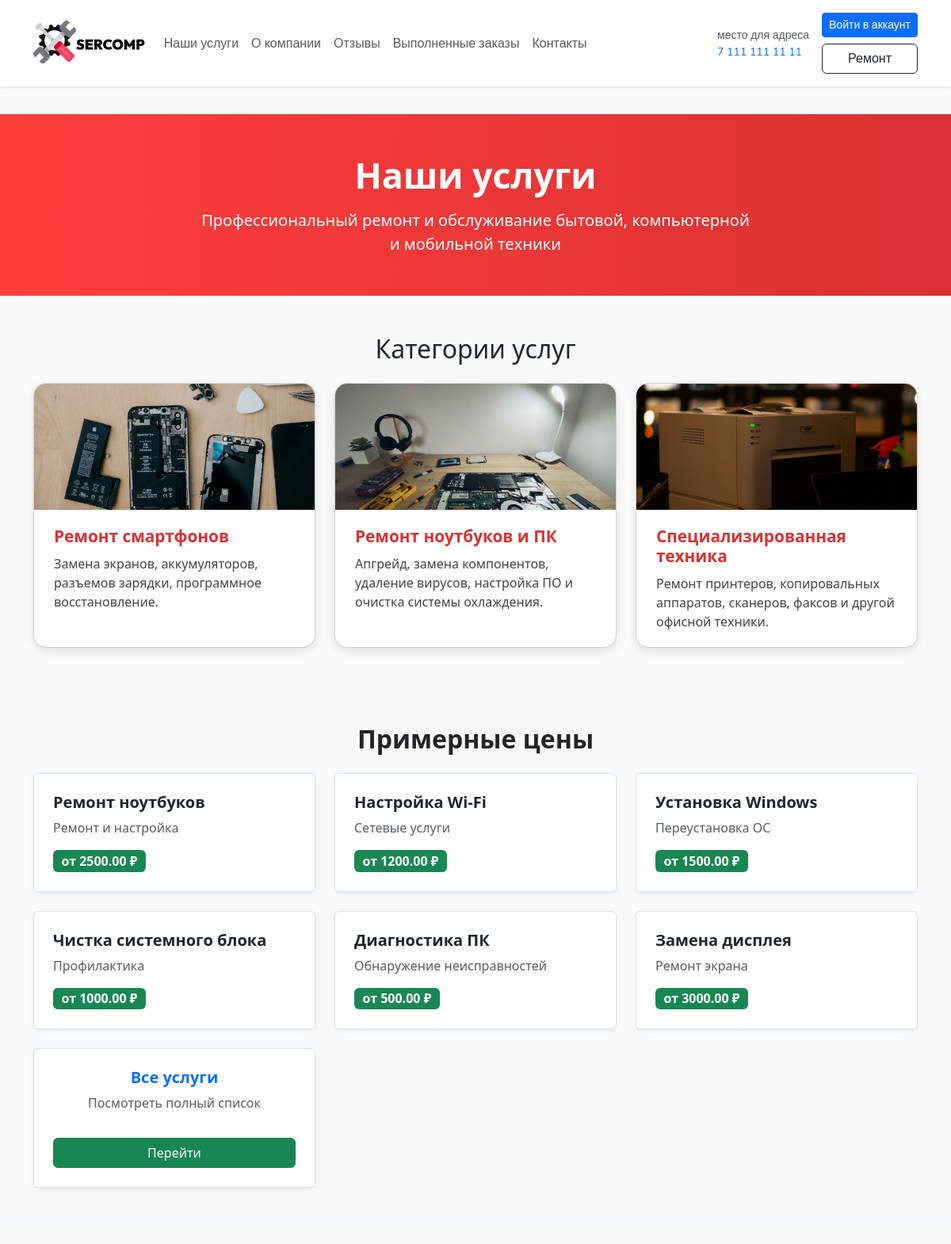
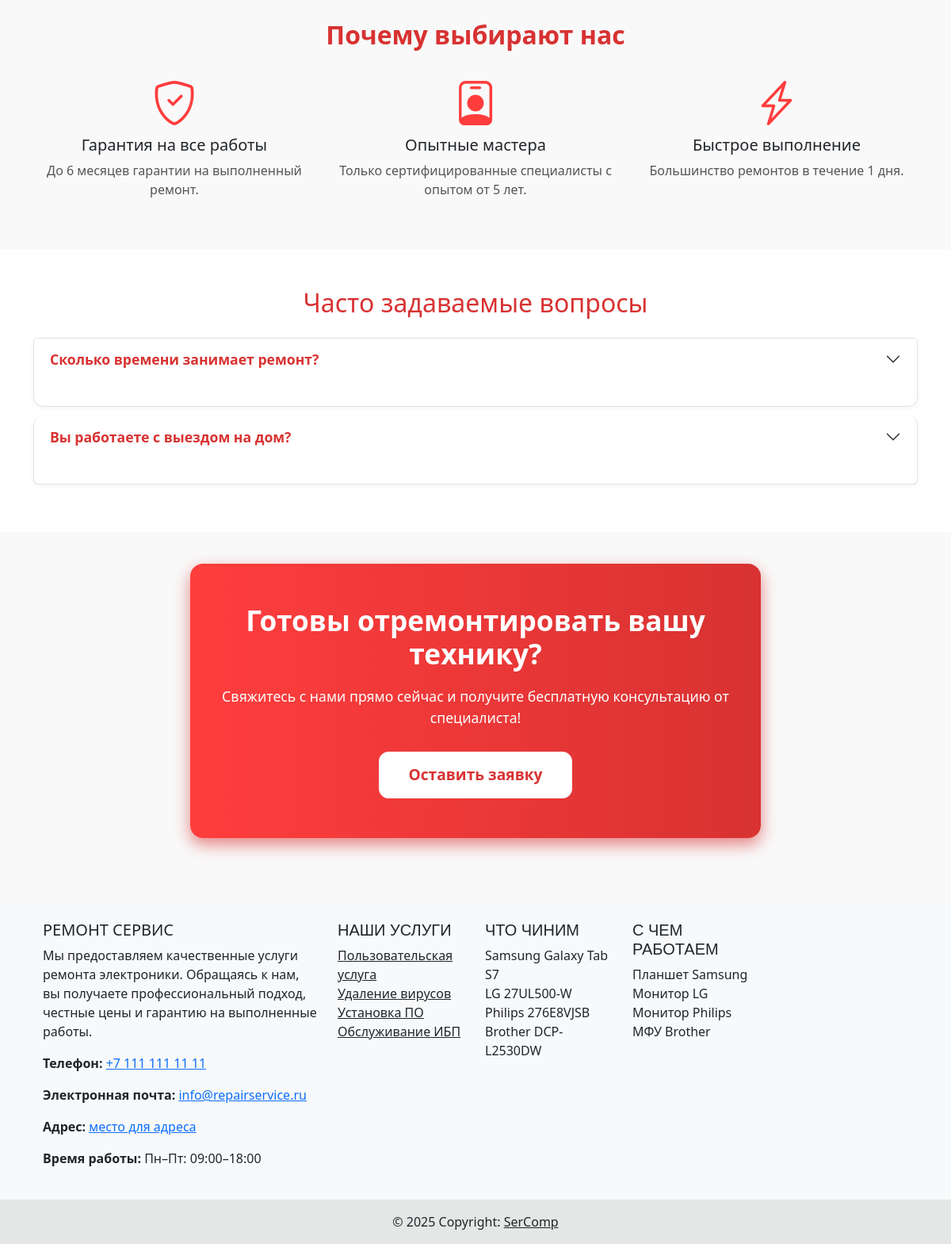
The page /our-service/index.php on the database its author committed (2 pictures, top to bottom).
### tables this page shows
CREATE TABLE IF NOT EXISTS `Service` (
  `Id` INT NOT NULL AUTO_INCREMENT,
  `Name` VARCHAR(55) NOT NULL,
  `Price` DECIMAL(10,2) NOT NULL,
  `About` VARCHAR(100) NOT NULL,
  `Short_desc` VARCHAR(255) NOT NULL,
  `Full_desc` TEXT NOT NULL,
  PRIMARY KEY (`Id`)
);

CREATE TABLE IF NOT EXISTS `Model` (
  `Id` INT NOT NULL AUTO_INCREMENT,
  `Name` VARCHAR(55) NOT NULL,
  `Year` YEAR NOT NULL,
  PRIMARY KEY (`Id`)
);

CREATE TABLE IF NOT EXISTS `Device` (
  `Id` INT NOT NULL AUTO_INCREMENT,
  `Name` VARCHAR(55) NOT NULL,
  `Description` TEXT NOT NULL,
  `Model_id` INT DEFAULT NULL,
  `Serial_num` VARCHAR(55) NOT NULL,
  PRIMARY KEY (`Id`),
  KEY `Model_id` (`Model_id`),
  CONSTRAINT `Device_ibfk_1` FOREIGN KEY (`Model_id`) REFERENCES `Model` (`Id`)
);

### our-service/index.php (the view, shortened to what this page needs)
<?php include __DIR__ . '/../include/header.php'; ?>
<?php include __DIR__ . '/../include/message.php'; ?>
<link rel="stylesheet" href="<?= $base_url ?>/static/css/our-service.css">
<section class="hero">
  <div class="container">
    <h1>Наши услуги</h1>
    <p>Профессиональный ремонт и обслуживание бытовой, компьютерной и мобильной техники</p>
  </div>
</section>
<section class="py-5">
  <div class="container">
    <h2 class="mb-4 text-center">Категории услуг</h2>
    <div class="row g-4">
      <div class="col-md-4">
        <div class="card service-card h-100">
          <img src="<?= $base_url ?>/static/img/service-phone.jpg" alt="Ремонт смартфонов" />
          <div class="card-body">
            <h5 class="card-title">Ремонт смартфонов</h5>
            <p class="card-text">Замена экранов, аккумуляторов, разъемов зарядки, программное восстановление.</p>
          </div>
        </div>
      </div>
      <div class="col-md-4">
        <div class="card service-card h-100">
          <img src="<?= $base_url ?>/static/img/service-pc.jpg" alt="Ремонт ноутбуков и ПК" />
          <div class="card-body">
            <h5 class="card-title">Ремонт ноутбуков и ПК</h5>
            <p class="card-text">Апгрейд, замена компонентов, удаление вирусов, настройка ПО и очистка системы охлаждения.</p>
          </div>
        </div>
      </div>
      <div class="col-md-4">
        <div class="card service-card h-100">
          <img src="<?= $base_url ?>/static/img/service-other.jpg" alt="Бытовая техника" />
          <div class="card-body">
            <h5 class="card-title">Специализированная техника</h5>
            <p class="card-text">Ремонт принтеров, копировальных аппаратов, сканеров, факсов и другой офисной техники.</p>
          </div>
        </div>
      </div>
    </div>
  </div>
</section>
<section class="bg-light py-5">
  <div class="container">
    <h2 class="mb-4 text-center fw-bold">Примерные цены</h2>
    <div class="row g-4">
<?php
try {
    $stmt = $pdo->query("SELECT Name, About, Price FROM Service LIMIT 6");
    if ($stmt && $stmt->rowCount() > 0) {
        foreach ($stmt as $row) {
            echo <<<HTML
              <div class="col-md-6 col-lg-4">
                <div class="service-card border rounded p-4 shadow-sm bg-white h-100 d-flex flex-column justify-content-between service-cent">
                  <div>
                    <h5 class="fw-bold mb-2">{$row['Name']}</h5>
                    <p class="text-muted mb-3">{$row['About']}</p>
                  </div>
                  <div class="mt-auto">
                    <span class="badge bg-success fs-6">от {$row['Price']} ₽</span>
                  </div>
                </div>
              </div>
            HTML;
        }
    }
    echo <<<HTML
    <div class="col-md-6 col-lg-4">
      <a href="service-list.php" class="service-cent-l">
        <div class="border rounded p-4 shadow-sm bg-white h-100 d-flex flex-column justify-content-center text-center hover-shadow service-cent-l">
          <h5 class="fw-bold mb-2">Все услуги</h5>
          <p class="text-muted mb-3">Посмотреть полный список</p>
          <span class="btn btn-success mt-3 fs-6">Перейти</span>
        </div>
      </a>
    </div>
    HTML;
} catch (PDOException $e) {
    echo '<div class="col-12 text-danger">Ошибка загрузки данных</div>';
}
?>
    </div>
  </div>
</section>
<section class="benefits-section py-5">
  <div class="container">
    <h2 class="mb-4 text-center">Почему выбирают нас</h2>
    <div class="row text-center">
      <div class="col-md-4">
        <i class="bi bi-shield-check benefits-icon"></i>
        <h5>Гарантия на все работы</h5>
        <p>До 6 месяцев гарантии на выполненный ремонт.</p>
      </div>
      <div class="col-md-4">
        <i class="bi bi-person-badge benefits-icon"></i>
        <h5>Опытные мастера</h5>
        <p>Только сертифицированные специалисты с опытом от 5 лет.</p>
      </div>
      <div class="col-md-4">
        <i class="bi bi-lightning-charge benefits-icon"></i>
        <h5>Быстрое выполнение</h5>
        <p>Большинство ремонтов в течение 1 дня.</p>
      </div>
    </div>
  </div>
</section>
<section class="faq-section py-5">
  <div class="container">
    <h2 class="mb-4 text-center">Часто задаваемые вопросы</h2>
    <div class="accordion" id="faqAccordion">
      <div class="accordion-item">
        <h2 class="accordion-header" id="faq1">
          <button class="accordion-button collapsed" type="button" data-bs-toggle="collapse" data-bs-target="#collapse1" aria-expanded="false" aria-controls="collapse1">
            Сколько времени занимает ремонт?
          </button>
        </h2>
      </div>
      <div class="accordion-item">
        <h2 class="accordion-header" id="faq2">
          <button class="accordion-button collapsed" type="button" data-bs-toggle="collapse" data-bs-target="#collapse2" aria-expanded="false" aria-controls="collapse2">
            Вы работаете с выездом на дом?
          </button>
        </h2>
      </div>
    </div>
  </div>
</section>
<section class="cta-section mx-auto">
  <div class="container">
    <h2>Готовы отремонтировать вашу технику?</h2>
    <p>Свяжитесь с нами прямо сейчас и получите бесплатную консультацию от специалиста!</p>
    <a href="<?= $base_url ?>/request/" class="btn btn-light btn-lg">Оставить заявку</a>
  </div>
</section>
<?php include __DIR__ . '/../include/footer.php'; ?>

### include/footer.php (shortened to what this page needs)
<?php
$query_services = $pdo->prepare("SELECT Id, Name FROM Service ORDER BY Id DESC LIMIT 4");
$query_services->execute();
$services = $query_services->fetchAll(PDO::FETCH_ASSOC);
$query_models = $pdo->prepare("SELECT Id, Name FROM Model ORDER BY Id DESC LIMIT 4");
$query_models->execute();
$models = $query_models->fetchAll(PDO::FETCH_ASSOC);
$query_devices = $pdo->prepare("SELECT Id, Name FROM Device ORDER BY Id DESC LIMIT 4");
$query_devices->execute();
$devices = $query_devices->fetchAll(PDO::FETCH_ASSOC);
?>
<footer class="footer bg-light text-center text-lg-start">
    <div class="container p-4">
        <div class="row">
            <div class="col-lg-4 col-md-6 mb-4 mb-md-0">
                <h5 class="text-uppercase mooli-regular">Ремонт Сервис</h5>
                <p>
                    Мы предоставляем качественные услуги ремонта электроники. Обращаясь к нам, вы получаете профессиональный подход, честные цены и гарантию на выполненные работы.
                </p>
                <p><strong>Телефон:</strong> <a href="tel:+71111111111">+7 111 111 11 11</a></p>
                <p><strong>Электронная почта:</strong> <a href="mailto:info@repairservice.ru">info@repairservice.ru</a></p>
                <p><strong>Адрес:</strong> <a href="https://yandex.ru/maps/?text=запрос к яндексу" target="_blank">место для адреса</a></p>
                <p><strong>Время работы:</strong> Пн–Пт: 09:00–18:00</p>
            </div>
            <div class="col-lg-2 col-md-6 mb-4 mb-md-0">
                <h5 class="text-uppercase comfortaa-regular">Наши услуги</h5>
                <ul class="list-unstyled mb-0">
                    <?php
                    foreach ($services as $service) {
                        echo "<li><a href='$base_url/our-service/' class='text-dark'>{$service['Name']}</a></li>";
                    }
                    ?>
                </ul>
            </div>
            <div class="col-lg-2 col-md-6 mb-4 mb-md-0">
                <h5 class="text-uppercase comfortaa-regular">Что чиним</h5>
                <ul class="list-unstyled mb-0">
                    <?php
                    foreach ($models as $model) {
                        echo "<li class='text-dark'>{$model['Name']}</a></li>";
                    }
                    ?>
                </ul>
            </div>
            <div class="col-lg-2 col-md-6 mb-4 mb-md-0">
                <h5 class="text-uppercase comfortaa-regular">С чем работаем</h5>
                <ul class="list-unstyled mb-0">
                    <?php
                    foreach ($devices as $device) {
                        echo "<li class='text-dark'>{$device['Name']}</a></li>";
                    }
                    ?>
                </ul>
            </div>
        </div>
    </div>
    <div class="text-center p-3" style="background-color: rgba(0, 0, 0, 0.08);">
        © 2025 Copyright:
        <a class="text-dark" href="<?= $base_url ?>">SerComp</a>
    </div>
</footer>
</body>

### rows shown on the page
service: Name "Ремонт ноутбуков", About "Ремонт и настройка", Price "2500.00"
service: Name "Настройка Wi-Fi", About "Сетевые услуги", Price "1200.00"
service: Name "Установка Windows", About "Переустановка ОС", Price "1500.00"
service: Name "Чистка системного блока", About "Профилактика", Price "1000.00"
service: Name "Диагностика ПК", About "Обнаружение неисправностей", Price "500.00"
service: Name "Замена дисплея", About "Ремонт экрана", Price "3000.00"
service: Name "Пользовательская услуга"
service: Name "Удаление вирусов"
service: Name "Установка ПО"
service: Name "Обслуживание ИБП"
model: Name "Samsung Galaxy Tab S7"
model: Name "LG 27UL500-W"
model: Name "Philips 276E8VJSB"
model: Name "Brother DCP-L2530DW"
device: Name "Планшет Samsung"
device: Name "Монитор LG"
device: Name "Монитор Philips"
device: Name "МФУ Brother"
